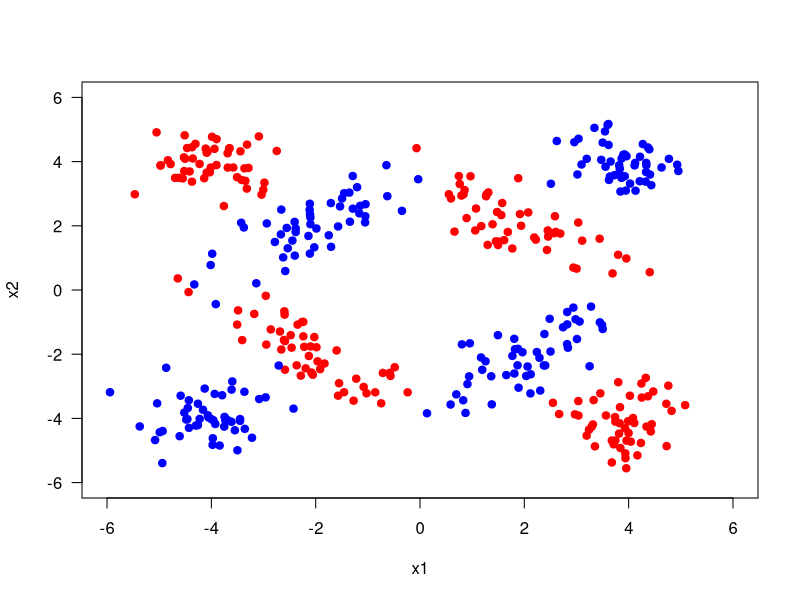

Reproduce this figure in R.
library(MASS)

set.seed(421)
# mean parameters
class_means <- matrix(c(+2.0, +2.0,
                        -2.0, +2.0,
                        -2.0, -2.0,
                        +2.0, -2.0,
                        -4.0, -4.0,
                        +4.0, +4.0,
                        -4.0, +4.0,
                        +4.0, -4.0), 2, 8)
# covariance parameters
class_covariances <- array(c(+0.8, -0.6, -0.6, +0.8,
                             +0.8, +0.6, +0.6, +0.8,
                             +0.8, -0.6, -0.6, +0.8,
                             +0.8, +0.6, +0.6, +0.8,
                             +0.4, +0.0, +0.0, +0.4,
                             +0.4, +0.0, +0.0, +0.4,
                             +0.4, +0.0, +0.0, +0.4,
                             +0.4, +0.0, +0.0, +0.4), c(2, 2, 8))
# sample sizes
class_sizes <- c(200, 200)

# generate random samples
points1 <- mvrnorm(n = class_sizes[1] / 4, mu = class_means[,1], Sigma = class_covariances[,,1])
points2 <- mvrnorm(n = class_sizes[2] / 4, mu = class_means[,2], Sigma = class_covariances[,,2])
points3 <- mvrnorm(n = class_sizes[1] / 4, mu = class_means[,3], Sigma = class_covariances[,,3])
points4 <- mvrnorm(n = class_sizes[2] / 4, mu = class_means[,4], Sigma = class_covariances[,,4])
points5 <- mvrnorm(n = class_sizes[2] / 4, mu = class_means[,5], Sigma = class_covariances[,,5])
points6 <- mvrnorm(n = class_sizes[2] / 4, mu = class_means[,6], Sigma = class_covariances[,,6])
points7 <- mvrnorm(n = class_sizes[1] / 4, mu = class_means[,7], Sigma = class_covariances[,,7])
points8 <- mvrnorm(n = class_sizes[1] / 4, mu = class_means[,8], Sigma = class_covariances[,,8])
X <- rbind(points1, points3, points7, points8, points2, points4, points5, points6)
colnames(X) <- c("x1", "x2")

# generate corresponding labels
y <- c(rep(1, class_sizes[1]), rep(0, class_sizes[2]))

# write data to a file
write.csv(x = cbind(X, y), file = "lab05_data_set.csv", row.names = FALSE)

# plot data points generated
plot(X[y == 1, 1], X[y == 1, 2], type = "p", pch = 19, col = "red", las = 1,
     xlim = c(-6, +6), ylim = c(-6, +6),
     xlab = "x1", ylab = "x2")
points(X[y == 0, 1], X[y == 0, 2], type = "p", pch = 19, col = "blue")
